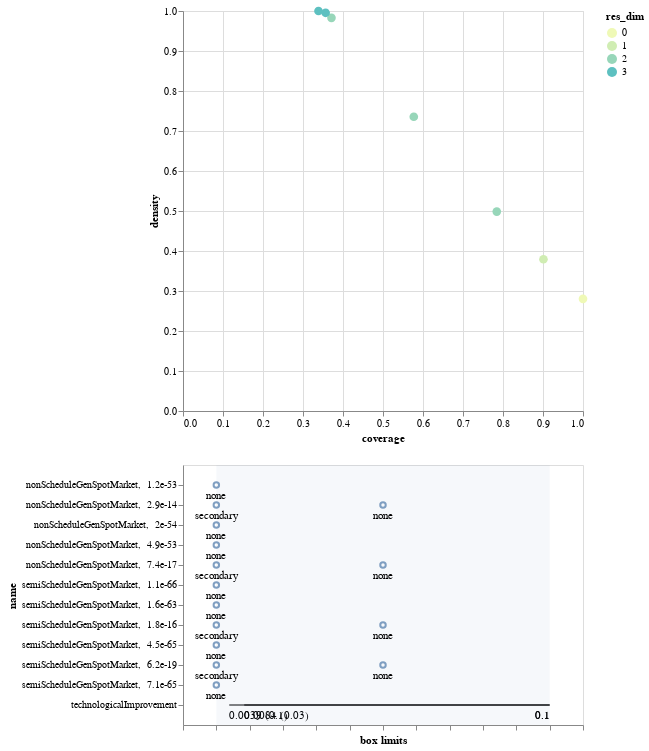

The code cell stored with this chart in its notebook:
### Code cell
box1.inspect_tradeoff()

### Figure 1 — Vega-Lite specification as saved in the notebook (floating-point values rounded to 4 significant figures)
{"config": {"view": {"continuousWidth": 400, "continuousHeight": 300}}, "vconcat": [{"data": {"name": "data-7ed28e255964eff9bfe572e2a4e9c89c"}, "mark": {"type": "circle", "size": 75}, "encoding": {"color": {"type": "ordinal", "field": "res_dim", "scale": {"range": ["#eff9b6", "#d0edb3", "#97d6b9", "#5dc0c0", "#31a5c2", "#1f80b8", "#2354a3", "#21318d"]}}, "opacity": {"condition": {"value": 1, "selection": "selector046"}, "value": 0.4}, "tooltip": [{"type": "ordinal", "field": "id"}, {"type": "quantitative", "field": "coverage", "format": ".2"}, {"type": "quantitative", "field": "density", "format": ".2"}, {"type": "ordinal", "field": "res_dim"}], "x": {"type": "quantitative", "field": "coverage"}, "y": {"type": "quantitative", "field": "density"}}, "height": 400, "selection": {"selector046": {"type": "single", "fields": ["id"]}}, "width": 400}, {"layer": [{"data": {"name": "data-8281253090fbf01da547c6ddbf523d17"}, "mark": "rule", "encoding": {"x": {"type": "quantitative", "axis": {"grid": false, "labels": false, "title": "box limits"}, "field": "x_lower", "scale": {"domain": [0, 1], "padding": 0.1}}, "x2": {"field": "x_upper"}, "y": {"type": "nominal", "field": "name", "scale": {"padding": 1.0}}}, "transform": [{"calculate": "(datum.x1-datum.minimum)/(datum.maximum-datum.minimum)", "as": "x_lower"}, {"calculate": "(datum.x2-datum.minimum)/(datum.maximum-datum.minimum)", "as": "x_upper"}, {"filter": {"selection": "selector046"}}], "width": 400}, {"data": {"name": "data-8281253090fbf01da547c6ddbf523d17"}, "mark": {"type": "text", "align": "left", "baseline": "top", "dy": 5}, "encoding": {"text": {"type": "ordinal", "field": "text"}, "x": {"type": "quantitative", "axis": {"grid": false, "labels": false, "title": "box limits"}, "field": "x_lower", "scale": {"domain": [0, 1], "padding": 0.1}}, "x2": {"field": "x_upper"}, "y": {"type": "nominal", "field": "name", "scale": {"padding": 1.0}}}, "transform": [{"calculate": "(datum.x1-datum.minimum)/(datum.maximum-datum.minimum)", "as": "x_lower"}, {"calculate": "(datum.x2-datum.minimum)/(datum.maximum-datum.minimum)", "as": "x_upper"}, {"filter": {"selection": "selector046"}}, {"calculate": "datum.qp_lower>0?format(datum.x1, \".2\")+\" (\"+format(datum.qp_lower, \".1~g\")+\")\" :format(datum.x1, \".2\")", "as": "text"}], "width": 400}, {"data": {"name": "data-8281253090fbf01da547c6ddbf523d17"}, "mark": {"type": "text", "align": "right", "baseline": "top", "dy": 5}, "encoding": {"text": {"type": "ordinal", "field": "text"}, "x": {"type": "quantitative", "field": "x_upper"}, "x2": {"field": "x_upper"}, "y": {"type": "nominal", "field": "name", "scale": {"padding": 1.0}}}, "transform": [{"calculate": "(datum.x1-datum.minimum)/(datum.maximum-datum.minimum)", "as": "x_lower"}, {"calculate": "(datum.x2-datum.minimum)/(datum.maximum-datum.minimum)", "as": "x_upper"}, {"filter": {"selection": "selector046"}}, {"calculate": "datum.qp_upper>0?format(datum.x2, \".2\")+\" (\"+format(datum.qp_upper, \".1\")+\")\" :format(datum.x2, \".2\")", "as": "text"}], "width": 400}, {"data": {"name": "data-bb8d07f6df3d47a6a475317795287b23"}, "mark": {"type": "rect", "opacity": 0.05}, "encoding": {"x": {"type": "quantitative", "field": "start"}, "x2": {"field": "end"}}}, {"data": {"name": "data-7e549997b21e46bea0073a6c921a11b0"}, "mark": "point", "encoding": {"x": {"type": "quantitative", "field": "x"}, "y": {"type": "nominal", "field": "name"}}, "transform": [{"filter": {"selection": "selector046"}}], "width": 400}, {"data": {"name": "data-7e549997b21e46bea0073a6c921a11b0"}, "mark": {"type": "text", "align": "center", "baseline": "top", "dy": 5}, "encoding": {"text": {"type": "nominal", "field": "item"}, "x": {"type": "quantitative", "field": "x"}, "y": {"type": "nominal", "field": "name"}}, "transform": [{"filter": {"selection": "selector046"}}], "width": 400}]}], "$schema": "https://vega.github.io/schema/vega-lite/v4.0.2.json", "datasets": {"data-7ed28e255964eff9bfe572e2a4e9c89c": [{"coverage": 1.0, "density": 0.2805, "id": 0, "mass": 1.0, "mean": 0.2805, "res_dim": 0}, {"coverage": 0.9011, "density": 0.3793, "id": 1, "mass": 0.6664, "mean": 0.3793, "res_dim": 1}, {"coverage": 0.7844, "density": 0.4985, "id": 2, "mass": 0.4414, "mean": 0.4985, "res_dim": 2}, {"coverage": 0.577, "density": 0.7355, "id": 3, "mass": 0.22, "mean": 0.7355, "res_dim": 2}, {"coverage": 0.3712, "density": 0.9828, "id": 4, "mass": 0.1059, "mean": 0.9828, "res_dim": 2}, {"coverage": 0.3566, "density": 0.9955, "id": 5, "mass": 0.1005, "mean": 0.9955, "res_dim": 3}, {"coverage": 0.3387, "density": 1.0, "id": 6, "mass": 0.095, "mean": 1.0, "res_dim": 3}], "data-8281253090fbf01da547c6ddbf523d17": [{"x1": 0.003895, "x2": 0.09996, "name": "technologicalImprovement", "id": 5, "minimum": 2.397e-05, "maximum": 0.09996, "qp_lower": 0.1058, "qp_upper": -1.0}, {"x1": 0.008397, "x2": 0.09996, "name": "technologicalImprovement", "id": 6, "minimum": 2.397e-05, "maximum": 0.09996, "qp_lower": 0.02681, "qp_upper": -1.0}], "data-bb8d07f6df3d47a6a475317795287b23": [{"end": 1, "start": 0}], "data-7e549997b21e46bea0073a6c921a11b0": [{"id": 1, "item": "secondary", "n_items": 3, "name": "semiScheduleGenSpotMarket,  1.8e-16", "x": 0.0}, {"id": 1, "item": "none", "n_items": 3, "name": "semiScheduleGenSpotMarket,  1.8e-16", "x": 0.5}, {"id": 2, "item": "secondary", "n_items": 3, "name": "semiScheduleGenSpotMarket,  6.2e-19", "x": 0.0}, {"id": 2, "item": "none", "n_items": 3, "name": "semiScheduleGenSpotMarket,  6.2e-19", "x": 0.5}, {"id": 2, "item": "secondary", "n_items": 3, "name": "nonScheduleGenSpotMarket,  2.9e-14", "x": 0.0}, {"id": 2, "item": "none", "n_items": 3, "name": "nonScheduleGenSpotMarket,  2.9e-14", "x": 0.5}, {"id": 3, "item": "none", "n_items": 2, "name": "semiScheduleGenSpotMarket,  1.6e-63", "x": 0.0}, {"id": 3, "item": "secondary", "n_items": 3, "name": "nonScheduleGenSpotMarket,  7.4e-17", "x": 0.0}, {"id": 3, "item": "none", "n_items": 3, "name": "nonScheduleGenSpotMarket,  7.4e-17", "x": 0.5}, {"id": 4, "item": "none", "n_items": 2, "name": "semiScheduleGenSpotMarket,  4.5e-65", "x": 0.0}, {"id": 4, "item": "none", "n_items": 2, "name": "nonScheduleGenSpotMarket,  4.9e-53", "x": 0.0}, {"id": 5, "item": "none", "n_items": 2, "name": "semiScheduleGenSpotMarket,  1.1e-66", "x": 0.0}, {"id": 5, "item": "none", "n_items": 2, "name": "nonScheduleGenSpotMarket,  2e-54", "x": 0.0}, {"id": 6, "item": "none", "n_items": 2, "name": "semiScheduleGenSpotMarket,  7.1e-65", "x": 0.0}, {"id": 6, "item": "none", "n_items": 2, "name": "nonScheduleGenSpotMarket,  1.2e-53", "x": 0.0}]}}
